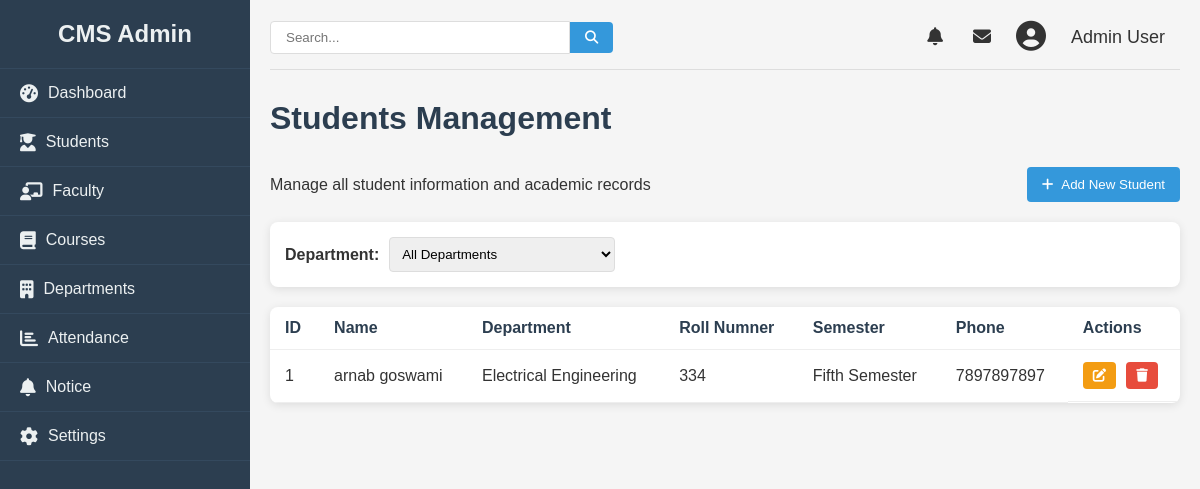
The app's page /admin/student (signed in), older data.
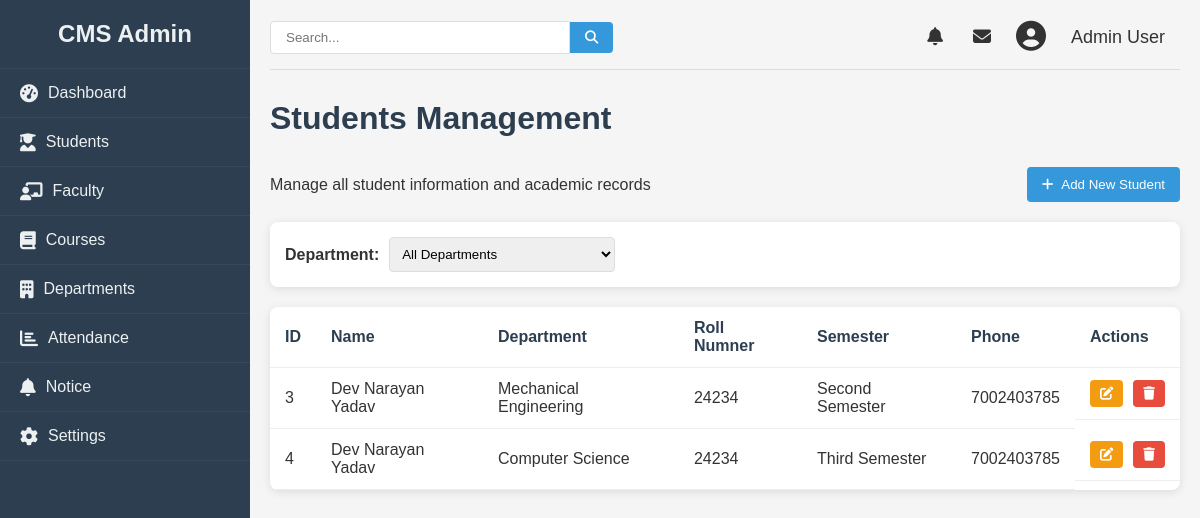
The same page, newer data.
### college/model.py (models this page shows, shortened)
class Student(db.Model):
    id = db.Column(db.Integer, primary_key=True)
    name = db.Column(db.String(100), nullable=False)
    roll = db.Column(db.Integer, nullable=False)
    email = db.Column(db.String(100), nullable=False)
    phone = db.Column(db.Integer, nullable=False)
    semester = db.Column(db.Integer, nullable=False)
    dob = db.Column(db.Date, nullable=False)
    gender = db.Column(db.String, nullable=False)
    department = db.Column(db.String, nullable=False)
    address = db.Column(db.String, nullable=False)

### college/admin/adminroute.py (the view)
@app.route("/admin/student", methods = ["GET", "POST"])
def stdn():
    logged = 'user_id' in session
    if logged:
        users = Student.query.all()
        return render_template("student.html", students= users, departments= dep)
    else:
        return redirect(url_for("login"))

### college/admin/templates/student.html (shortened to what the changed rows need)
{% from "macro/cmsnav.html" import cmsnav%}
{%extends "admbase.html"%}
{%block head%}
<link rel="stylesheet" href="{{url_for('static', filename='css/styles.css')}}">
<link rel="stylesheet" href="https://cdnjs.cloudflare.com/ajax/libs/font-awesome/6.4.0/css/all.min.css">
{%endblock%}
{%block content%}
<div class="container" w-tid="21">
    {{cmsnav()}}
    <main class="main-content" w-tid="111">
        <div id="dashboard-page" class="content-section" w-tid="139">
            <div class="dashboard" w-tid="141">
                <h1 w-tid="357">Students Management</h1>
                <div class="students-table" w-tid="415">
                    <table w-tid="417">
                        <thead w-tid="419">
                            <tr w-tid="421">
                                <th w-tid="423">ID</th>
                                <th w-tid="425">Name</th>
                                <th w-tid="427">Department</th>
                                <th w-tid="425">Roll Numner</th>
                                <th w-tid="429">Semester</th>
                                <th w-tid="433">Phone</th>
                                <th w-tid="437">Actions</th>
                            </tr>
                        </thead>
                        <tbody w-tid="439">
                            {%for student in students%}
                            <tr w-tid="441">
                                <td w-tid="443">{{student.id}}</td>
                                <td w-tid="445">{{student.name}}</td>
                                <td w-tid="447">{{student.department}}</td>
                                <td w-tid="449">{{student.roll}}</td>
                                <td w-tid="451">{{student.semester}}</td>
                                <td w-tid="453">{{student.phone}}</td>
                                <td class="action-cell" w-tid="459">
                                    <button class="action-btn edit-btn" w-tid="465">
                                        <a href="/admin/update/student/{{student.id}}">
                                            <i class="fas fa-edit" w-tid="467"></i>
                                        </a>
                                    </button>
                                    <button class="action-btn delete-btn" w-tid="469">
                                        <a href="/admin/student/delete/{{student.id}}"><i class="fas fa-trash" w-tid="723"></i></a>
                                        </button>
                                </td>
                            </tr>
                            {%endfor%}
                        </tbody>
                    </table>
                </div>
            </div>
        </div>
    </main>
</div>
{%endblock%}

Row changes from the older to the newer data that the page shows:
removed Student: id "1", name "arnab goswami", department "Electrical Engineering", roll "334", semester "Fifth Semester", phone "7897897897"
added Student: id "3", name "Dev Narayan Yadav", department "Mechanical Engineering", roll "24234", semester "Second Semester", phone "7002403785"
added Student: id "4", name "Dev Narayan Yadav", department "Computer Science", roll "24234", semester "Third Semester", phone "7002403785"
